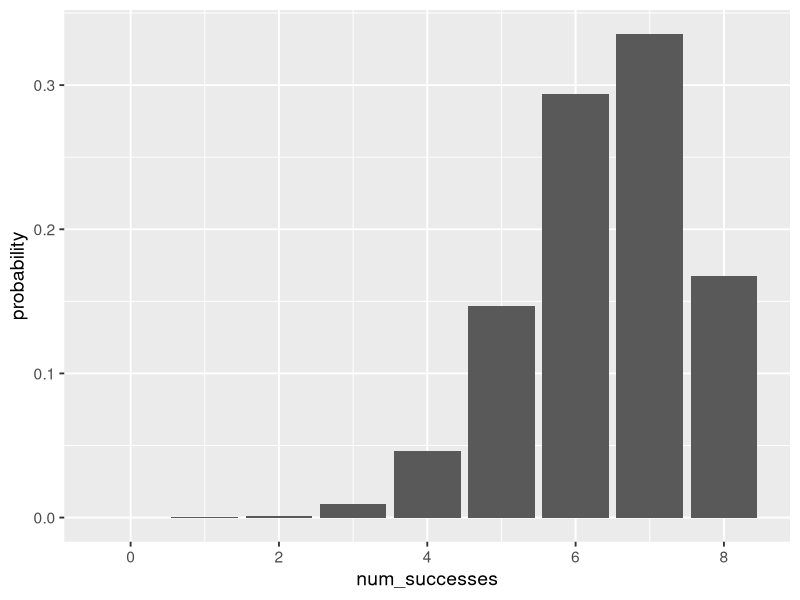

This chart was generated by the following R code:
## ---- chunk 1
#knitr::opts_chunk$set(echo = FALSE)
require(ggplot2)
require(dplyr)
require(tidyr)
require(readr)
## ---- chunk 2
dbinom(x = 8, size = 8, prob = 0.8)
## ---- chunk 3
dbinom(x = 7, size = 8, prob = 0.8)
## ---- chunk 4
Paul_success_probabilities <- data.frame(
    num_successes = seq(from = 0, to = 8)
  )

Paul_success_probabilities
## ---- chunk 5
Paul_success_probabilities <- Paul_success_probabilities %>%
  mutate(
    probability = dbinom(x = num_successes, size = 8, prob = 0.8)
  )

Paul_success_probabilities
## ---- chunk 6
ggplot(data = Paul_success_probabilities,
    mapping = aes(x = num_successes, y = probability)) +
  geom_col() +
  theme_gray(base_size = 14)
## ---- chunk 7
pbinom(q = 2, size = 8, prob = 0.8)
## ---- chunk 8
dbinom(x = 0, size = 8, prob = 0.8) +
  dbinom(x = 1, size = 8, prob = 0.8) +
  dbinom(x = 2, size = 8, prob = 0.8)
## ---- chunk 9
pbinom(q = 6, size = 8, prob = 0.8, lower.tail = FALSE)
## ---- chunk 10
dbinom(x = 6, size = 8, prob = 0.8) +
  dbinom(x = 7, size = 8, prob = 0.8) +
  dbinom(x = 8, size = 8, prob = 0.8)
